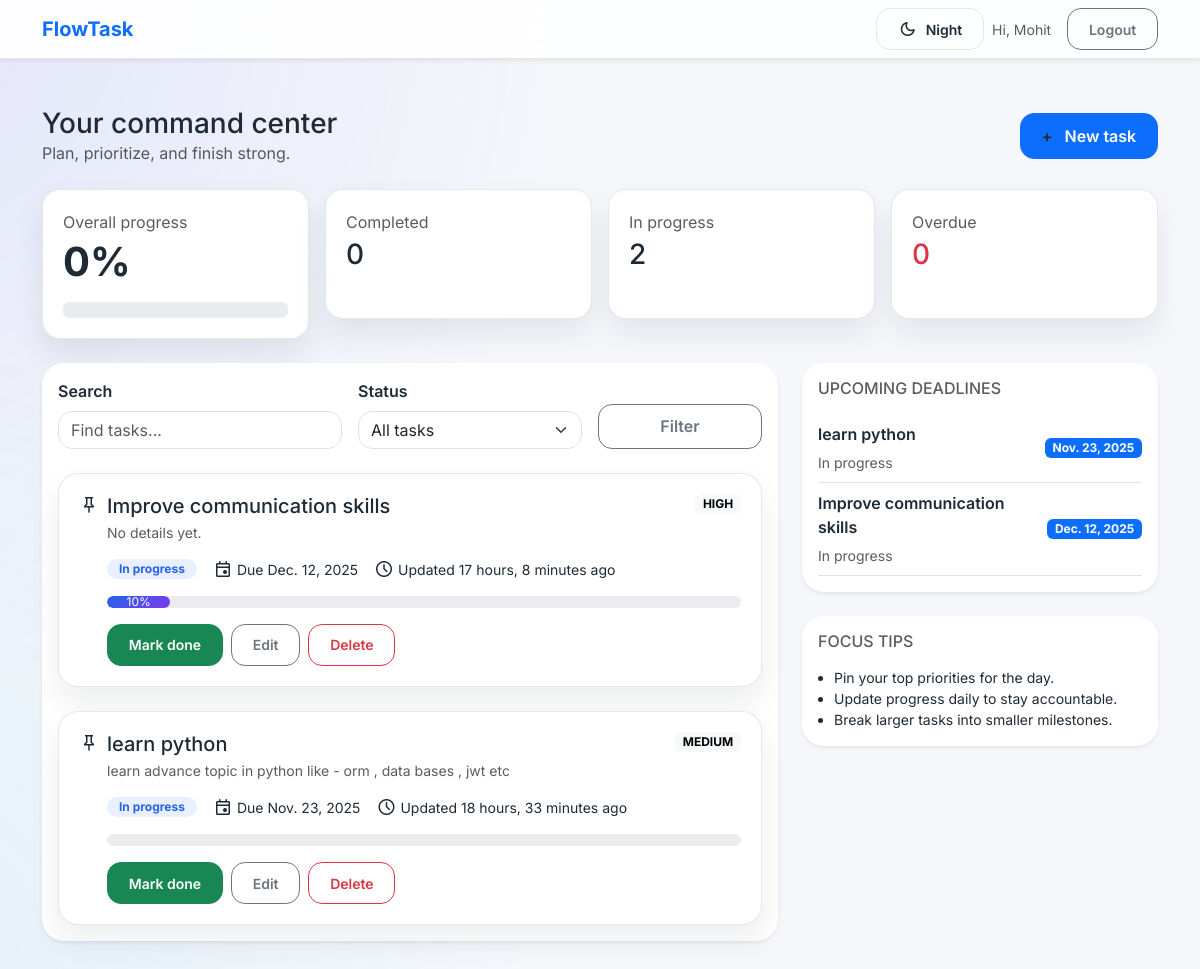
The app's page / (signed in) with its own data.
### tasks/models.py (models this page shows, shortened)
class Task(models.Model):
    class Status(models.TextChoices):
        NOT_STARTED = 'not_started', 'Not started'
        IN_PROGRESS = 'in_progress', 'In progress'
        BLOCKED = 'blocked', 'Blocked'
        COMPLETED = 'completed', 'Completed'
    class Priority(models.TextChoices):
        LOW = 'low', 'Low'
        MEDIUM = 'medium', 'Medium'
        HIGH = 'high', 'High'
    user = models.ForeignKey(
        settings.AUTH_USER_MODEL,
        on_delete=models.CASCADE,
        related_name='tasks',
    )
    title = models.CharField(max_length=150)
    description = models.TextField(blank=True)
    status = models.CharField(
        max_length=20,
        choices=Status.choices,
        default=Status.NOT_STARTED,
    )
    priority = models.CharField(
        max_length=20,
        choices=Priority.choices,
        default=Priority.MEDIUM,
    )
    progress = models.PositiveSmallIntegerField(
        default=0,
        validators=[MinValueValidator(0), MaxValueValidator(100)],
        help_text='Completion percentage (0-100%).',
    )
    due_date = models.DateField(null=True, blank=True)
    is_pinned = models.BooleanField(default=False)
    created_at = models.DateTimeField(auto_now_add=True)
    updated_at = models.DateTimeField(auto_now=True)
    class Meta:
        ordering = ['-is_pinned', 'status', 'due_date', 'priority', '-created_at']
    @property
    def is_overdue(self) -> bool:
        if not self.due_date or self.status == self.Status.COMPLETED:
            return False
        return self.due_date < timezone.localdate()

### tasks/views.py (the view)
# urls.py: path('', views.dashboard, name='dashboard'),
@login_required
def dashboard(request):
    status_filter = request.GET.get('status', 'all')
    search_query = request.GET.get('q', '').strip()
    user_tasks = Task.objects.filter(user=request.user)
    tasks = user_tasks
    valid_statuses = set(Task.Status.values)
    if status_filter not in valid_statuses and status_filter != 'all':
        status_filter = 'all'
    if status_filter != 'all':
        tasks = tasks.filter(status=status_filter)
    if search_query:
        tasks = tasks.filter(
            Q(title__icontains=search_query) | Q(description__icontains=search_query)
        )
    tasks = tasks.order_by('-is_pinned', 'due_date', 'title')
    total_tasks = user_tasks.count()
    completed_tasks = user_tasks.filter(status=Task.Status.COMPLETED).count()
    in_progress_tasks = user_tasks.filter(status=Task.Status.IN_PROGRESS).count()
    blocked_tasks = user_tasks.filter(status=Task.Status.BLOCKED).count()
    overdue_tasks = user_tasks.filter(
        due_date__lt=timezone.localdate()
    ).exclude(status=Task.Status.COMPLETED).count()
    overall_progress = round((completed_tasks / total_tasks) * 100) if total_tasks else 0
    upcoming = user_tasks.filter(due_date__gte=timezone.localdate()).order_by('due_date')[:3]
    context = {
        'tasks': tasks,
        'status_filter': status_filter,
        'search_query': search_query,
        'summary': {
            'total': total_tasks,
            'completed': completed_tasks,
            'in_progress': in_progress_tasks,
            'blocked': blocked_tasks,
            'overdue': overdue_tasks,
            'overall_progress': overall_progress,
        },
        'upcoming': upcoming,
    }
    return render(request, 'tasks/dashboard.html', context)

### templates/tasks/dashboard.html (shortened to what this page needs)
{% extends "base.html" %}
{% block content %}
<div class="d-flex flex-wrap align-items-center gap-3 mb-4">
    <div>
        <h1 class="h3 mb-0">Your command center</h1>
        <p class="text-muted mb-0">Plan, prioritize, and finish strong.</p>
    </div>
    <div class="ms-auto">
        <a href="{% url 'task_create' %}" class="btn btn-primary">
            <span class="me-2">+</span> New task
        </a>
    </div>
</div>
<div class="row g-3 mb-4">
    <div class="col-md-3">
        <div class="summary-card">
            <p class="text-muted mb-1">Overall progress</p>
            <div class="d-flex align-items-baseline gap-2">
                <span class="display-6 fw-bold">{{ summary.overall_progress }}%</span>
            </div>
            <div class="progress mt-3" role="progressbar" aria-valuenow="{{ summary.overall_progress }}" aria-valuemin="0" aria-valuemax="100">
            </div>
        </div>
    </div>
    <div class="col-md-3">
        <div class="summary-card">
            <p class="text-muted mb-1">Completed</p>
            <p class="h3 mb-0">{{ summary.completed }}</p>
        </div>
    </div>
    <div class="col-md-3">
        <div class="summary-card">
            <p class="text-muted mb-1">In progress</p>
            <p class="h3 mb-0">{{ summary.in_progress }}</p>
        </div>
    </div>
    <div class="col-md-3">
        <div class="summary-card {% if summary.overdue %}border-danger{% endif %}">
            <p class="text-muted mb-1">Overdue</p>
            <p class="h3 mb-0 text-danger">{{ summary.overdue }}</p>
        </div>
    </div>
</div>
<div class="row g-4">
    <div class="col-lg-8">
        <div class="card border-0 shadow-sm h-100">
            <div class="card-body">
                <form class="row g-3 align-items-end mb-4">
                    <div class="col-md-5">
                        <label class="form-label">Search</label>
                        <input type="search" class="form-control" placeholder="Find tasks..." name="q" value="{{ search_query }}">
                    </div>
                    <div class="col-md-4">
                        <label class="form-label">Status</label>
                        <select class="form-select" name="status">
                            <option value="all" {% if status_filter == 'all' %}selected{% endif %}>All tasks</option>
                        </select>
                    </div>
                    <div class="col-md-3 d-grid">
                        <button class="btn btn-outline-secondary" type="submit">Filter</button>
                    </div>
                </form>
                {% if tasks %}
                    <div class="task-grid">
                        {% for task in tasks %}
                            <article class="task-card {% if task.is_overdue %}task-card-overdue{% endif %}">
                                <div class="d-flex align-items-start gap-2">
                                    <form method="post" action="{% url 'task_toggle_pin' task.pk %}">
                                        <button type="submit" class="pin-btn {% if task.is_pinned %}active{% endif %}" title="Pin task">
                                            <span class="material-symbols">push_pin</span>
                                        </button>
                                    </form>
                                    <div class="w-100">
                                        <div class="d-flex justify-content-between align-items-start gap-3">
                                            <h2 class="h5 mb-1">{{ task.title }}</h2>
                                            <span class="badge text-bg-light text-uppercase">{{ task.get_priority_display }}</span>
                                        </div>
                                        <p class="text-muted small mb-3">{{ task.description|default:"No details yet." }}</p>
                                        <div class="d-flex flex-wrap align-items-center gap-3 small text-muted mb-3">
                                            <span class="badge status-badge status-{{ task.status }}">{{ task.get_status_display }}</span>
                                            {% if task.due_date %}
                                                <span class="d-flex align-items-center gap-1 {% if task.is_overdue %}text-danger{% endif %}">
                                                    <span class="material-symbols icon">event</span>
                                                    Due {{ task.due_date }}
                                                </span>
                                            {% endif %}
                                            <span class="d-flex align-items-center gap-1">
                                                <span class="material-symbols icon">schedule</span>
                                                Updated {{ task.updated_at|timesince }} ago
                                            </span>
                                        </div>
                                        <div class="progress progress-thin mb-3">
                                            <div class="progress-bar" style="width: {{ task.progress }}%">
                                                {{ task.progress }}%
                                            </div>
                                        </div>
                                        <div class="d-flex flex-wrap gap-2">
                                            <form method="post" action="{% url 'task_update_status' task.pk %}">
                                                <button class="btn btn-sm btn-success" {% if task.status == task.Status.COMPLETED %}disabled{% endif %}>
                                                    Mark done
                                                </button>
                                            </form>
                                            <a class="btn btn-sm btn-outline-secondary" href="{% url 'task_update' task.pk %}">Edit</a>
                                            <a class="btn btn-sm btn-outline-danger" href="{% url 'task_delete' task.pk %}">Delete</a>
                                        </div>
                                    </div>
                                </div>
                            </article>
                        {% endfor %}
                    </div>
                {% else %}
                    <div class="text-center text-muted py-5">
                        <p class="mb-2">No tasks match your filters yet.</p>
                        <a class="btn btn-primary" href="{% url 'task_create' %}">Add your first task</a>
                    </div>
                {% endif %}
            </div>
        </div>
    </div>
    <div class="col-lg-4">
        <div class="card border-0 shadow-sm mb-4">
            <div class="card-body">
                <h2 class="h6 text-uppercase text-muted mb-3">Upcoming deadlines</h2>
                {% if upcoming %}
                    <ul class="list-unstyled mb-0">
                        {% for task in upcoming %}
                            <li class="d-flex justify-content-between align-items-center py-2 border-bottom">
                                <div>
                                    <p class="mb-1 fw-semibold">{{ task.title }}</p>
                                    <span class="text-muted small">{{ task.get_status_display }}</span>
                                </div>
                                <span class="badge text-bg-primary">{{ task.due_date }}</span>
                            </li>
                        {% endfor %}
                    </ul>
                {% else %}
                    <p class="text-muted mb-0">No upcoming deadlines. Enjoy the calm!</p>
                {% endif %}
            </div>
        </div>
        <div class="card border-0 shadow-sm">
            <div class="card-body">
                <h2 class="h6 text-uppercase text-muted mb-3">Focus tips</h2>
                <ul class="small text-muted ps-3 mb-0">
                    <li>Pin your top priorities for the day.</li>
                    <li>Update progress daily to stay accountable.</li>
                    <li>Break larger tasks into smaller milestones.</li>
                </ul>
            </div>
        </div>
    </div>
</div>
{% endblock %}

### templates/base.html (shortened to what this page needs)
{% load static %}
<!DOCTYPE html>
<html lang="en" data-theme="light">
<head>
    <link href="https://cdn.jsdelivr.net/npm/bootstrap@5.3.3/dist/css/bootstrap.min.css" rel="stylesheet">
    <link rel="stylesheet" href="{% static 'css/style.css' %}">
</head>
<body>
    <nav class="navbar navbar-expand-lg shadow-sm bg-white">
        <div class="container">
            <a class="navbar-brand fw-bold text-primary" href="{% url 'dashboard' %}">FlowTask</a>
            <div class="collapse navbar-collapse" id="navbarContent">
                <ul class="navbar-nav ms-auto align-items-center gap-2">
                    <li class="nav-item">
                        <button id="themeToggleBtn" class="btn btn-sm btn-outline-secondary d-flex align-items-center gap-2 theme-toggle" type="button" aria-label="Toggle theme">
                            <span id="themeToggleIcon" class="material-symbols">dark_mode</span>
                            <span class="theme-toggle-text">Night</span>
                        </button>
                    </li>
                    {% if user.is_authenticated %}
                        <li class="nav-item text-muted small me-2">
                            Hi, {{ user.first_name|default:user.username }}
                        </li>
                        <li class="nav-item">
                            <form method="post" action="{% url 'logout' %}">
                                <button class="btn btn-outline-secondary btn-sm" type="submit">Logout</button>
                            </form>
                        </li>
                    {% endif %}
                </ul>
            </div>
        </div>
    </nav>
    <main class="py-5">
        <div class="container">
            {% block content %}{% endblock %}
        </div>
    </main>
</body>
</html>

### records on screen
Task: title "Improve communication skills", priority "HIGH", description "No details yet.", status "In progress", due_date "Dec. 12, 2025", updated_at "17 hours, 8 minutes", progress "10"
Task: title "learn python", priority "MEDIUM", description "learn advance topic in python like - orm , data bases , jwt etc", status "In progress", due_date "Nov. 23, 2025", updated_at "18 hours, 33 minutes"

### other values on screen
{{ user.first_name|default:user.username }} "Mohit"
{{ summary.overall_progress }} "0"
{{ summary.completed }} "0"
{{ summary.in_progress }} "2"
{{ summary.overdue }} "0"
